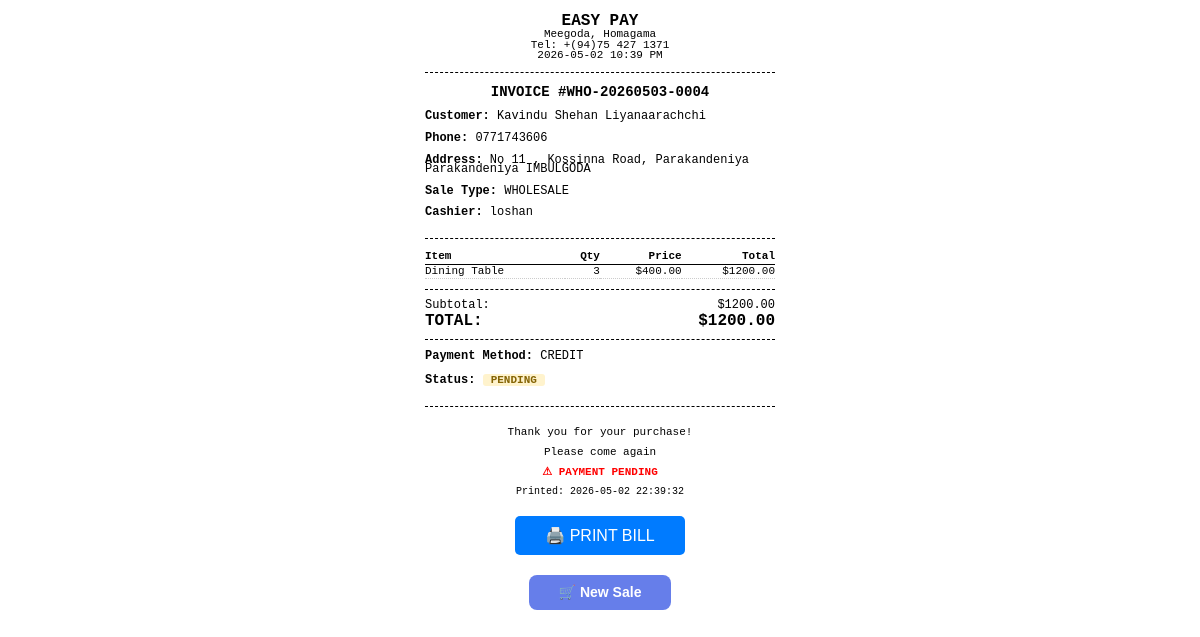
/api/orders/WHO-20260503-0004/bill (signed in), run on an earlier commit of the app's database.
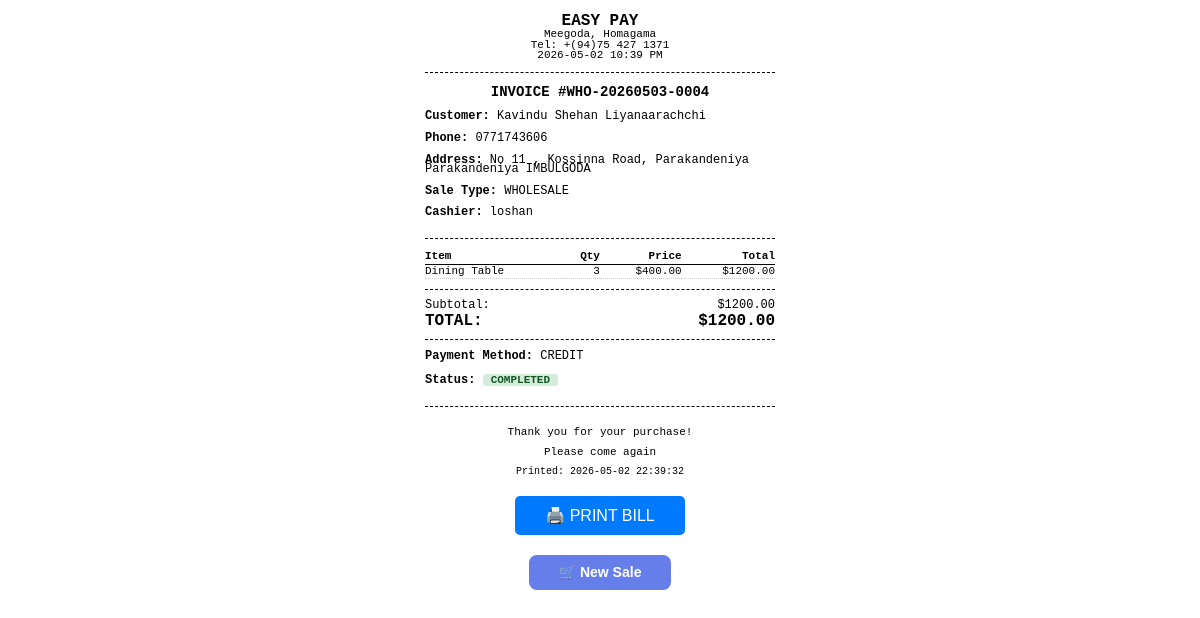
And on a later commit of the database.
### app/models/order.py (models this page shows, shortened)
class Order(db.Model):
    __tablename__ = 'orders'
    id = db.Column(db.Integer, primary_key=True)
    order_number = db.Column(db.String(20), unique=True, index=True)
    order_type = db.Column(db.String(20), default='retail')  # retail, wholesale
    sale_type = db.Column(db.String(20), default='retail')
    user_id = db.Column(db.Integer, db.ForeignKey('users.id'))
    customer_id = db.Column(db.Integer, db.ForeignKey('customers.id'), nullable=True)
    customer_name = db.Column(db.String(100))
    customer_phone = db.Column(db.String(20))
    customer_address = db.Column(db.Text)
    subtotal = db.Column(db.Float, default=0.0)
    tax_amount = db.Column(db.Float, default=0.0)
    discount_amount = db.Column(db.Float, default=0.0)
    total = db.Column(db.Float, default=0.0)
    payment_method = db.Column(db.String(20))  # cash, card, credit
    payment_status = db.Column(db.String(20), default='pending')
    cash_received = db.Column(db.Float)
    change_given = db.Column(db.Float)
    previous_balance = db.Column(db.Float, default=0.0)
    new_balance = db.Column(db.Float, default=0.0)
    is_returned = db.Column(db.Boolean, default=False)
    return_date = db.Column(db.DateTime)
    created_at = db.Column(db.DateTime, default=datetime.now)
    items = db.relationship('OrderItem', backref='order', lazy=True, cascade='all, delete-orphan')
    returns = db.relationship('Return', backref='order', lazy=True)

### app/routes/api.py (the view)
@api_bp.route('/orders/<order_number>/bill')
@login_required
def get_bill(order_number):
    order = Order.query.filter_by(order_number=order_number).first()
    if not order:
        return jsonify({'error': 'Order not found'}), 404
    customer_name = order.customer_name or 'Walk-in Customer'
    return render_template('pos/bill.html', order=order, customer_name=customer_name)

### app/models/user.py (called while the page is built)
@login_manager.user_loader
def load_user(user_id):
    return User.query.get(int(user_id))

### app/templates/pos/bill.html (shortened to what this page needs)
<!DOCTYPE html>
<html>
<head>
</head>
<body>
    <div class="header">
        <h3><a href="{{ url_for('pos.terminal') }}" style="text-decoration: none; color: inherit;">EASY PAY</a></h3>
        <p>Meegoda, Homagama</p>
        <p>Tel: +(94)75 427 1371</p>
        <p>{{ order.created_at.strftime('%Y-%m-%d %I:%M %p') }}</p>
    </div>
    <p style="text-align: center; font-weight: bold; font-size: 14px;">
        INVOICE #{{ order.order_number }}
    </p>
    <div class="customer-info">
        <p><strong>Customer:</strong> {{ customer_name }}</p>
        {% if order.customer_phone %}
        <p><strong>Phone:</strong> {{ order.customer_phone }}</p>
        {% endif %}
        {% if order.customer_address %}
        <p><strong>Address:</strong> {{ order.customer_address }}</p>
        {% endif %}
        <p><strong>Sale Type:</strong> {{ order.order_type.upper() if order.order_type else 'RETAIL' }}</p>
        <p><strong>Cashier:</strong> {{ order.cashier_rel.username if order.cashier_rel else 'N/A' }}</p>
    </div>
    <table class="items">
        <thead>
            <tr>
                <th>Item</th>
                <th class="text-right">Qty</th>
                <th class="text-right">Price</th>
                <th class="text-right">Total</th>
            </tr>
        </thead>
        <tbody>
            {% for item in order.items %}
            <tr>
                <td>{{ item.product_name[:20] }}{% if item.product_name|length > 20 %}...{% endif %}</td>
                <td class="text-right">{{ item.quantity }}</td>
                <td class="text-right">${{ "%.2f"|format(item.product_price) }}</td>
                <td class="text-right">${{ "%.2f"|format(item.line_total) }}</td>
            </tr>
            {% endfor %}
        </tbody>
    </table>
    <div class="totals">
        <p>Subtotal: <span style="float: right;">${{ "%.2f"|format(order.subtotal) }}</span></p>
        <p class="grand-total">TOTAL: <span style="float: right;">${{ "%.2f"|format(order.total) }}</span></p>
    </div>
    <div class="payment-info">
        <p><strong>Payment Method:</strong> {{ order.payment_method.upper() }}</p>
        <p>
            <strong>Status:</strong>
            <span class="status-badge status-{{ 'completed' if order.payment_status == 'completed' else 'pending' }}">
                {{ order.payment_status.upper() }}
            </span>
        </p>
    </div>
    <div class="footer">
        <p>Thank you for your purchase!</p>
        <p>Please come again</p>
        {% if order.payment_status == 'pending' %}
        <p style="color: red; font-weight: bold;">⚠ PAYMENT PENDING</p>
        {% endif %}
        <p style="font-size: 10px;">Printed: {{ order.created_at.strftime('%Y-%m-%d %H:%M:%S') }}</p>
    </div>
    <button class="btn-print no-print" onclick="window.print()">🖨️ PRINT BILL</button>
    <div style="text-align: center; margin-top: 15px;" class="no-print">
        <a href="{{ url_for('pos.terminal') }}" style="display: inline-block; padding: 12px 30px; background: #667eea; color: white; text-decoration: none; border-radius: 8px; font-family: Arial, sans-serif; font-size: 14px; font-weight: bold;">🛒 New Sale</a>
    </div>
</body>
</html>

What changed in the data, as far as the page shows it:
changed Order "WHO-20260503-0004": payment_status "PENDING" → "COMPLETED"
Also different on the page:
text no longer shown: "⚠ PAYMENT PENDING"
